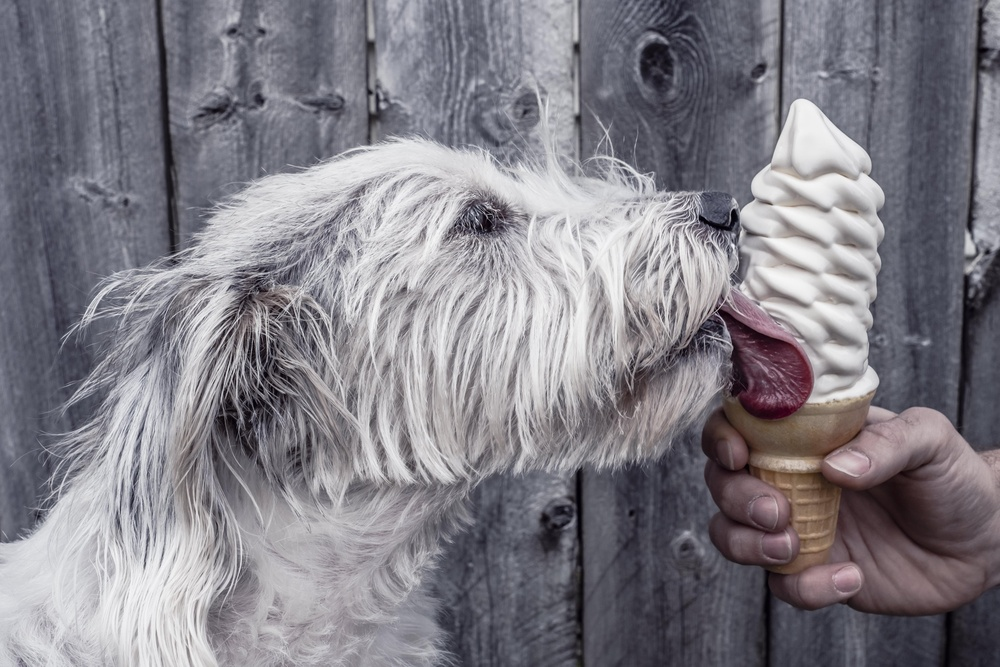
#> input picture 信息隐藏/python实现图像信息隐藏test000/3.jpg, 1000 x 667 px, shrunk from 5027 x 3351 before the run
$ python test2.py
#> lines starting #> are read from the running program, lines starting #| are printed output that depends on the picture
#!/usr/bin/env python
# -*- coding: utf-8 -*-
# @Time    : 2018/3/12 14:02
# @Author  : Zhaohang

#从图3.jpg中提取隐藏的图4.jpg
from PIL import Image
from skimage import color
import numpy as np
import matplotlib.pyplot as plt
import math
imgwmark=np.array(Image.open('3.jpg'))
#> imgwmark is the input picture: shape (667, 1000, 3); mean R, G, B 129.2, 126.5, 134.2
result=imgwmark
rows,cols,dims=imgwmark.shape
#> rows = 667; cols = 1000; dims = 3
rows=rows//2
#> rows = 333
cols=cols//2
#> cols = 500
for i in range(0,dims):
    for j in range(0,rows*2):
        for k in range(0,cols*2):
           imgwmark[j,k,i]=imgwmark[j,k,i]&3
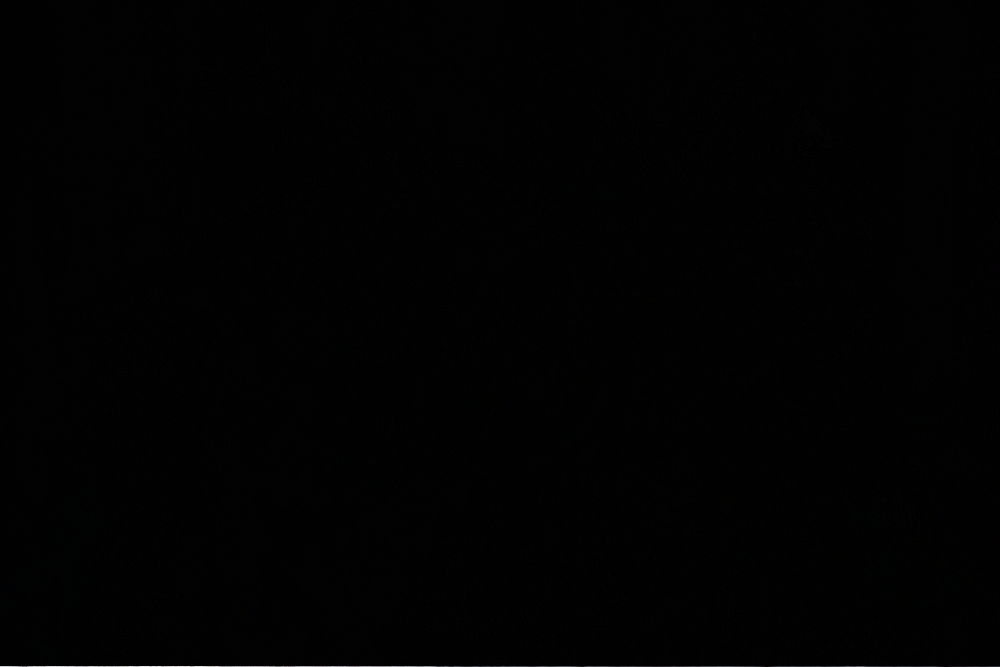
#> imgwmark: shape (667, 1000, 3); mean R, G, B 1.7, 1.7, 1.7
for i in range(0,dims):
    for j in range(0,rows):
        for k in range(0,cols):
            result[j,k,i]=imgwmark[2*j,2*k,i]*64+imgwmark[2*j,2*k+1,i]*16
            +imgwmark[2*j+1,2*k,i]*4+imgwmark[2*j+1,2*k+1,i]
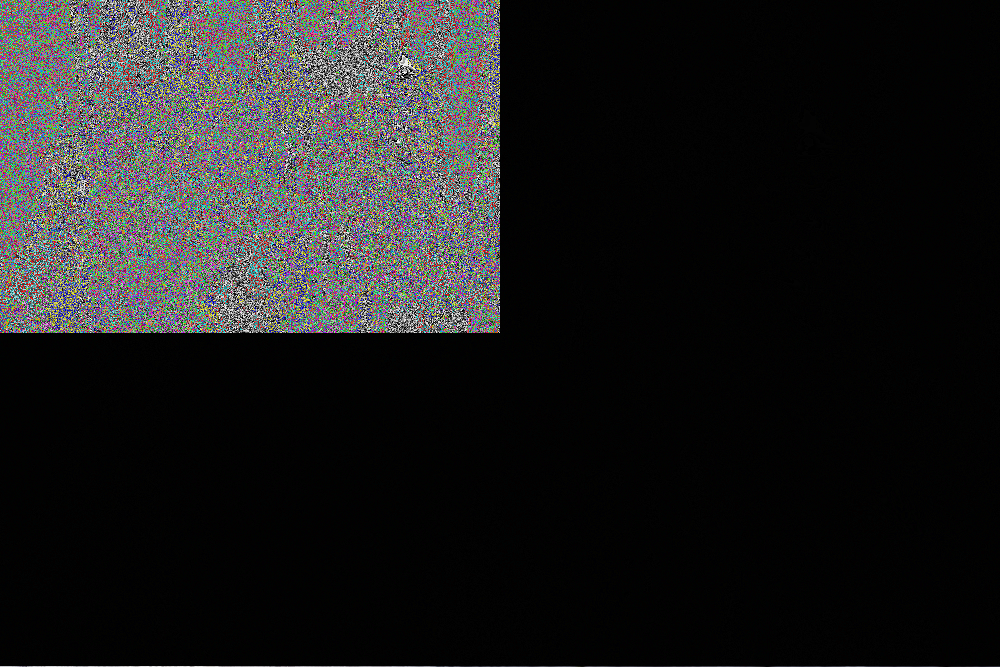
#> result: shape (667, 1000, 3); mean R, G, B 31.2, 31.2, 31.2
mark_get=Image.fromarray(result)
mark_get.save('4.jpg')
